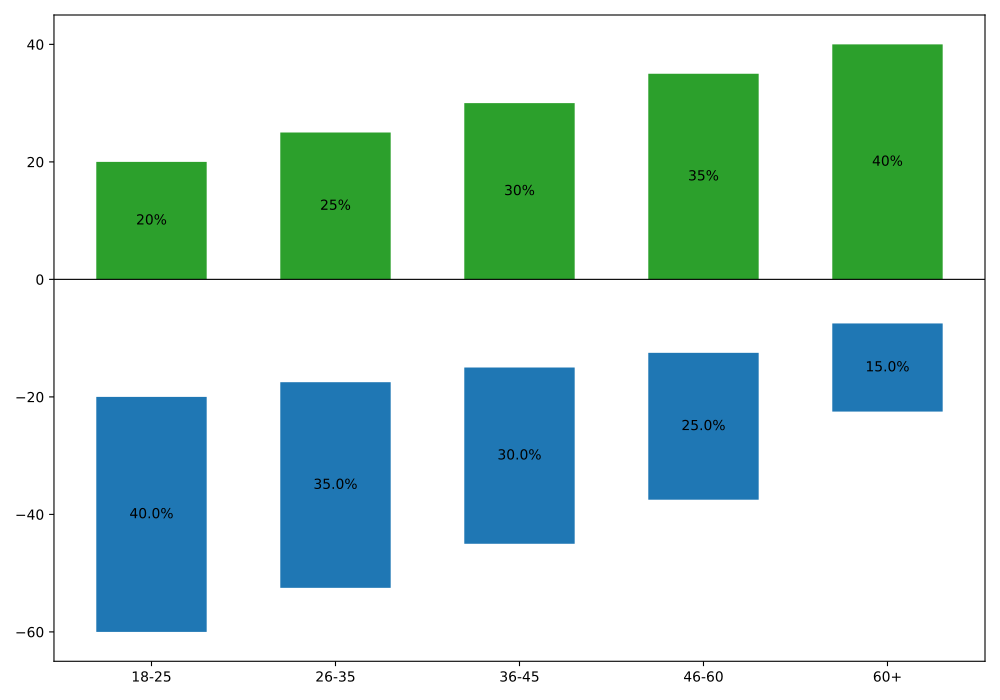

The Python source for this figure:
import matplotlib.pyplot as plt
import numpy as np

age_groups = ['18-25', '26-35', '36-45', '46-60', '60+']
beverages = ['Coffee', 'Tea']

coffee_preference = np.array([40, 35, 30, 25, 15])
tea_preference = np.array([20, 25, 30, 35, 40])

fig, ax = plt.subplots(figsize=(10, 7))
bar_width = 0.6
bar_positions = np.arange(len(age_groups))

coffee_start = -coffee_preference / 2
tea_start = np.zeros_like(tea_preference)

# Updated colors: blue for coffee and green for tea
ax.bar(bar_positions, -coffee_preference, bar_width, bottom=coffee_start, color='#1f77b4')  # Blue
ax.bar(bar_positions, tea_preference, bar_width, bottom=tea_start, color='#2ca02c')  # Green

for bars in ax.containers:
    for bar in bars:
        height = bar.get_height()
        ax.annotate(f'{abs(height)}%',
                    xy=(bar.get_x() + bar.get_width() / 2, (bar.get_y() + bar.get_y() + height) / 2),
                    xytext=(0, 0), 
                    textcoords='offset points',
                    ha='center', va='center', fontsize=10, color='black')

ax.set_xticks(bar_positions)
ax.set_xticklabels(age_groups)

plt.axhline(y=0, color='black', linewidth=0.8)
plt.tight_layout()
plt.show()
